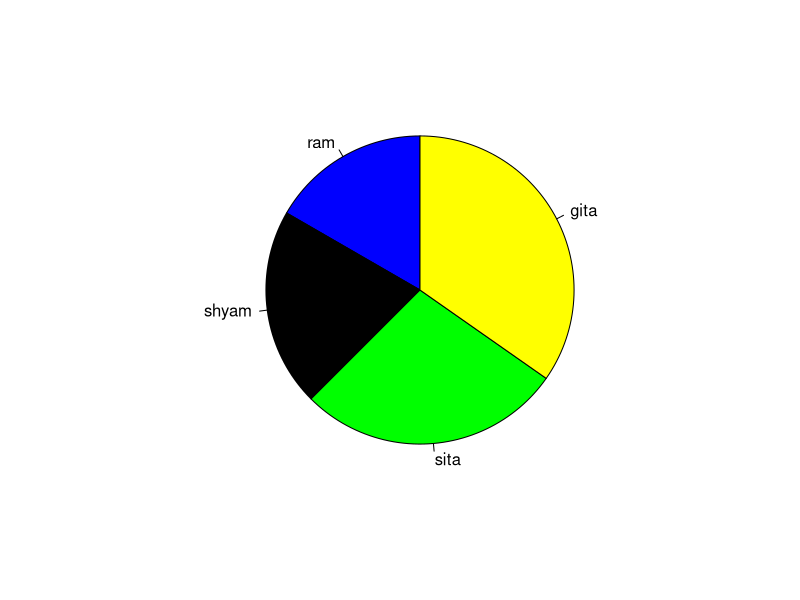

R code for this plot:
x=c(12000,15000,20000,25000)
y=c("ram","shyam","sita","gita")
color=c("blue","black","green","yellow")
pie(x,label=y,init.angle=90,col=color)